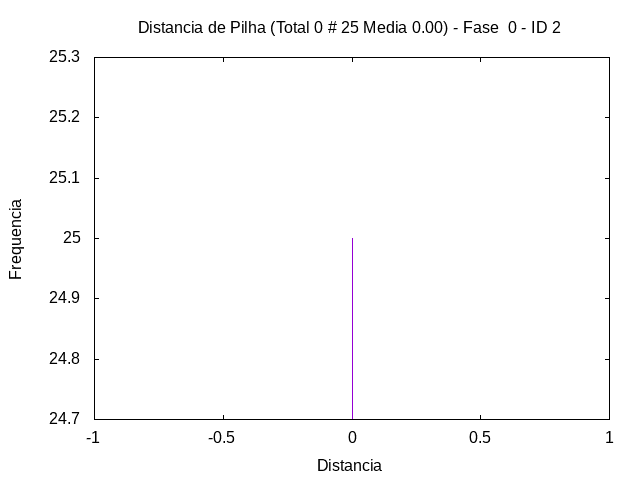

Here is the gnuplot script that generated this plot:
set term png
set output "../out/mem/sum/-hist-0-2.png"
set style fill solid 1.0
set title "Distancia de Pilha (Total 0 # 25 Media 0.00) - Fase  0 - ID 2"
set xlabel "Distancia"
set ylabel "Frequencia"
plot [-1:1] "../out/mem/sum/-hist-0-2.gpdat" u 3:4 w boxes t ""
